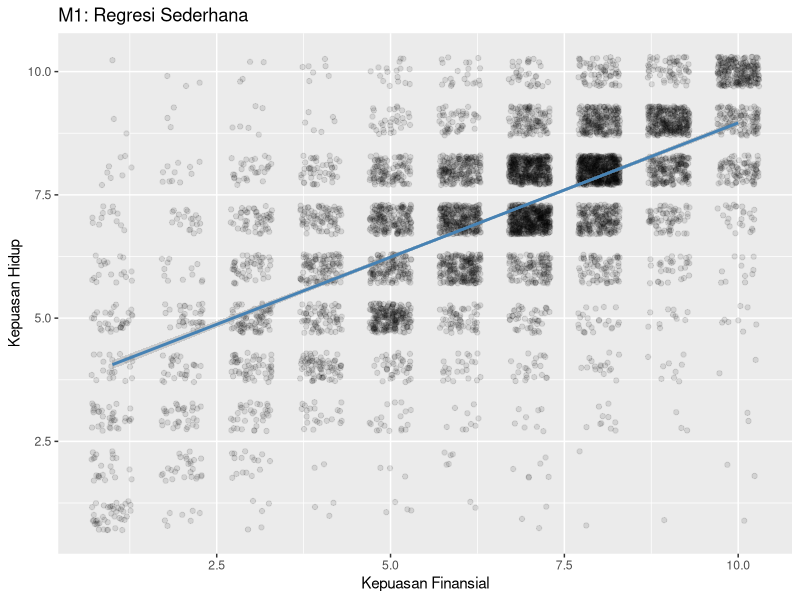
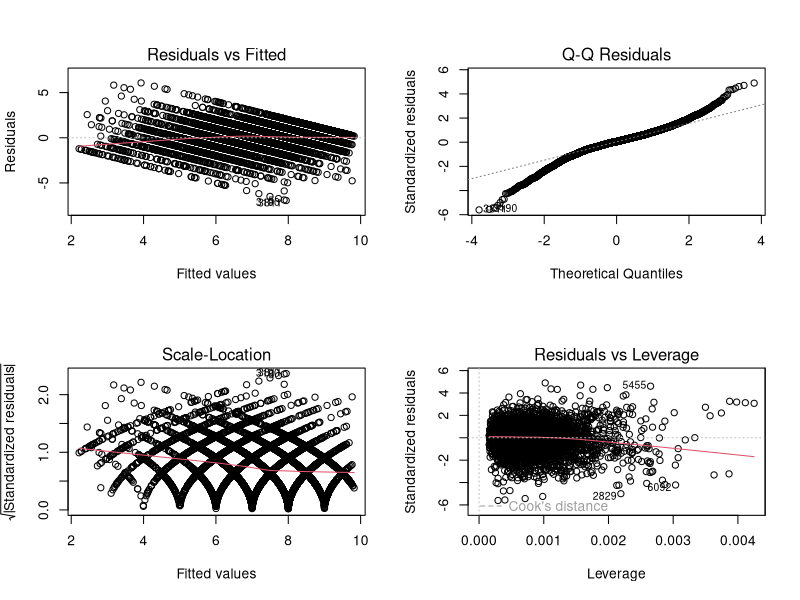
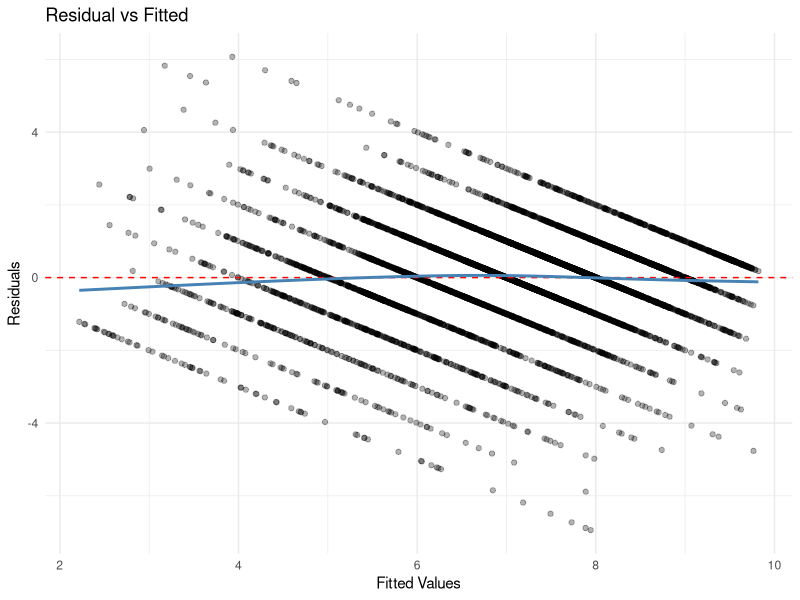

The R source for these figures, in order:
## ---- chunk 1
library(tidyverse)
library(readxl)
library(broom)
library(car)
library(lmtest)
library(sandwich)
library(knitr)

set.seed(2026)
## ---- chunk 2
wvs <- read_excel("data/regresi/wvs1.xlsx")

dat <- wvs |>
  select(kepuasan_hidup, kebebasan_memilih, kepuasan_finansial, usia,
         religiusitas, jenis_kelamin, negara) |>
  drop_na()

nrow(dat)
## ---- chunk 3
m1 <- lm(kepuasan_hidup ~ kepuasan_finansial, data = dat)
tidy(m1, conf.int = TRUE)
## ---- chunk 4
glance(m1) |> select(r.squared, adj.r.squared, AIC)
## ---- chunk 5
ggplot(dat, aes(x = kepuasan_finansial, y = kepuasan_hidup)) +
  geom_jitter(alpha = 0.1, width = 0.3, height = 0.3) +
  geom_smooth(method = "lm", color = "steelblue") +
  labs(title = "M1: Regresi Sederhana",
       x = "Kepuasan Finansial", y = "Kepuasan Hidup")
## ---- chunk 6
m2 <- lm(kepuasan_hidup ~ kepuasan_finansial + kebebasan_memilih,
         data = dat)
tidy(m2, conf.int = TRUE)
## ---- chunk 7
m3 <- lm(kepuasan_hidup ~ kepuasan_finansial + kebebasan_memilih +
           religiusitas + usia, data = dat)
tidy(m3, conf.int = TRUE)
## ---- chunk 8
dat <- dat |>
  mutate(
    jenis_kelamin = factor(jenis_kelamin),
    negara = factor(negara)
  )

m4 <- lm(kepuasan_hidup ~ kepuasan_finansial + kebebasan_memilih +
           religiusitas + usia + jenis_kelamin, data = dat)
tidy(m4, conf.int = TRUE)
## ---- chunk 9
m5 <- lm(kepuasan_hidup ~ kepuasan_finansial + kebebasan_memilih +
           religiusitas + usia + jenis_kelamin + negara, data = dat)
tidy(m5, conf.int = TRUE) |> kable(digits = 3)
## ---- chunk 10
m6 <- lm(kepuasan_hidup ~ kepuasan_finansial * jenis_kelamin +
           kebebasan_memilih + religiusitas + usia, data = dat)
tidy(m6, conf.int = TRUE) |> kable(digits = 3)
## ---- chunk 11
anova(m1, m2, m3)
## ---- chunk 12
r2_adj <- c(glance(m1)$adj.r.squared, glance(m2)$adj.r.squared,
            glance(m3)$adj.r.squared, glance(m4)$adj.r.squared,
            glance(m5)$adj.r.squared, glance(m6)$adj.r.squared)

cohens_f2 <- c(NA, diff(r2_adj) / (1 - r2_adj[-1]))

tibble(
  Model = paste0("m", 1:6),
  R2_adj = r2_adj,
  AIC = c(AIC(m1), AIC(m2), AIC(m3), AIC(m4), AIC(m5), AIC(m6)),
  Cohens_f2 = cohens_f2
) |> kable(digits = 3)
## ---- chunk 13
par(mfrow = c(2, 2))
plot(m3)
## ---- chunk 14
vif(m3)
## ---- chunk 15
bptest(m3)
## ---- chunk 16
coeftest(m3, vcov = vcovHC(m3, type = "HC3"))
## ---- chunk 17
ggplot(augment(m3), aes(x = .fitted, y = .resid)) +
  geom_point(alpha = 0.3) +
  geom_hline(yintercept = 0, linetype = "dashed", color = "red") +
  geom_smooth(se = FALSE, color = "steelblue") +
  labs(title = "Residual vs Fitted", x = "Fitted Values", y = "Residuals") +
  theme_minimal()
## ---- chunk 18
dat_scaled <- dat |>
  mutate(across(where(is.numeric), scale))

m3_std <- lm(kepuasan_hidup ~ kepuasan_finansial + kebebasan_memilih +
               religiusitas + usia, data = dat_scaled)
tidy(m3_std, conf.int = TRUE) |> kable(digits = 3)
